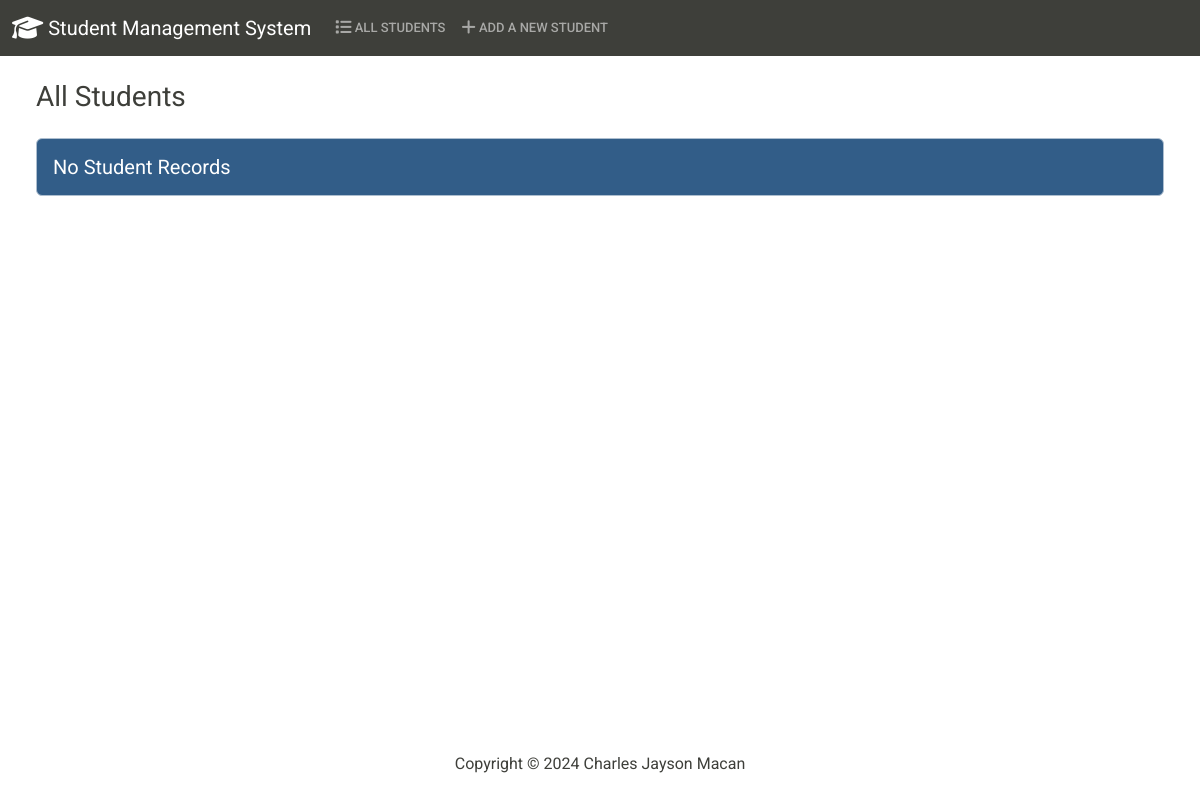
/, run on an earlier commit of the app's database.
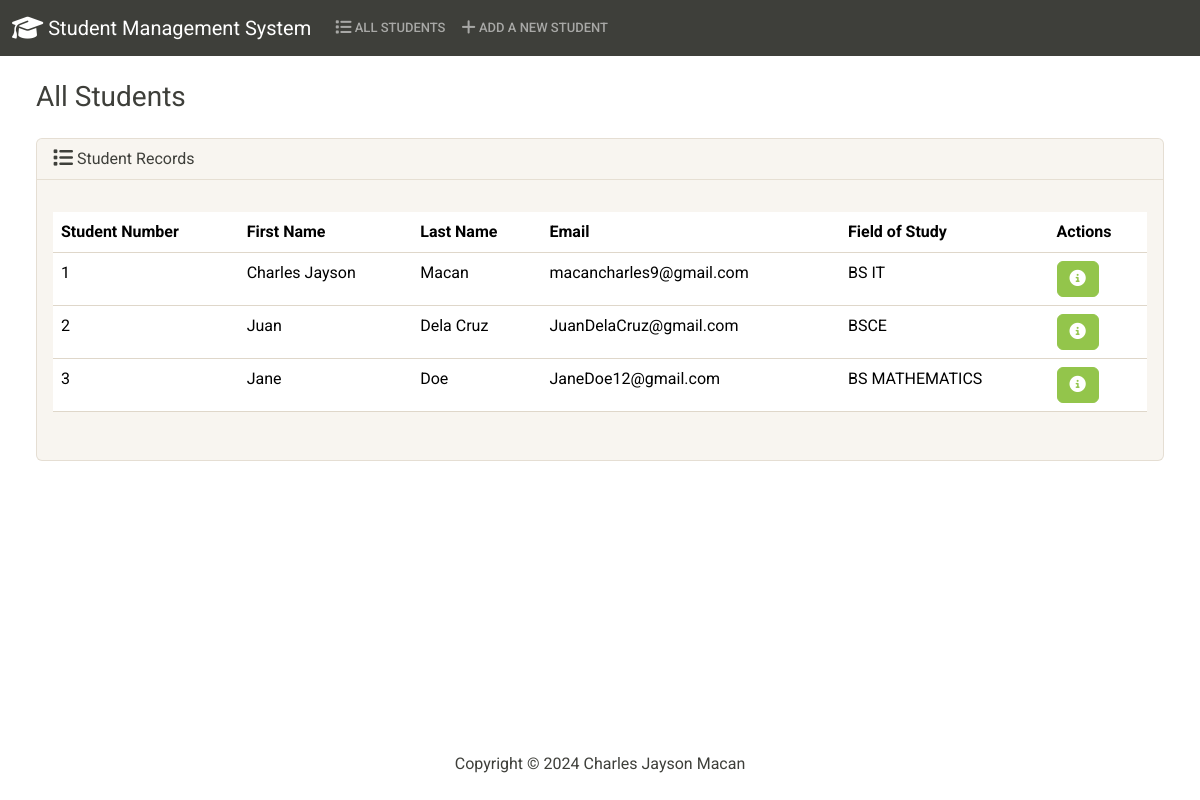
And on a later commit of the database.
### students/models.py (models this page shows, shortened)
class Student(models.Model):
    student_number = models.PositiveIntegerField()
    first_name = models.CharField(max_length=50)
    last_name = models.CharField(max_length=50)
    email = models.EmailField(max_length=100)
    field_of_study = models.CharField(max_length=50)

### students/views.py (the view)
# urls.py: path('', views.index, name='index'),
def index(request):
    return render(request, 'students/index.html', {
        'students': Student.objects.all()
    })

### students/templates/students/index.html (shortened to what this page needs)
{% extends "students/base.html" %}
{% block body %}
<h3 class="m-4">All Students</h3>
    <div class="row">
        <div class="col-12">
            {% if students %}
            <div class="card bg-light ms-4 me-4 mb-4">
                <div class="card-header">
                    <i class="fa-solid fa-list fa-lg"></i> Student Records
                </div>
                <div class="card-body">
                    <p class="card-text">
                    <div class="table-responsive">
                        <table class="table table-hover">
                            <thead>
                                <tr>
                                <th scope="col">Student Number</th>
                                <th scope="col">First Name</th>
                                <th scope="col">Last Name</th>
                                <th scope="col">Email</th>
                                <th scope="col">Field of Study</th>
                                <th scope="col">Actions</th>
                                </tr>
                            </thead>
                            <tbody>
                                {% for student in students %}
                                <tr>
                                    <td>{{ student.student_number}}</td>
                                    <td>{{ student.first_name}}</td>
                                    <td>{{ student.last_name}}</td>
                                    <td>{{ student.email}}</td>
                                    <td>{{ student.field_of_study}}</td>
                                    <td>
                                        <button type="button" class="btn btn-success me-1" href="{% url 'view_student' student.id %}" data-bs-toggle="modal" data-bs-target="#myModal{{student.id}}">
                                        </button>
                                    </td>
                                </tr>
                                {% endfor %}
                            </tbody>
                        </table>
                    </div>
                    </p>
                </div>
            </div>
            {% else %}
                <h5 class="alert alert-primary ms-4 me-4">No Student Records</h5>
            {% endif %}
        </div>
    </div>
{% endblock %}

### students/templates/students/base.html (shortened to what this page needs)
{% load static %}
<!DOCTYPE html>
<html lang="en">
    <head>
        <link rel="stylesheet" href="https://cdnjs.cloudflare.com/ajax/libs/font-awesome/6.5.2/css/all.min.css"/>
        <link href="{% static 'css/bootstrap.min.css' %}" rel="stylesheet">
        <body class="d-flex flex-column min-vh-100">
            <nav class="navbar navbar-expand-lg bg-dark" data-bs-theme="dark">
                <div class="container-fluid">
                  <a class="navbar-brand" href="{% url 'index' %}">
                    <i class="fa-solid fa-graduation-cap fa-lg"></i> Student Management System
                  </a>
                  <div class="collapse navbar-collapse" id="navbarColor02">
                    <ul class="navbar-nav me-auto">
                      <li class="nav-item">
                        <a class="nav-link" href="{% url 'index' %}">
                           All Students
                        </a>
                      </li>
                      <li class="nav-item">
                        <a class="nav-link" href="{% url 'add' %}">
                             Add a New Student
                        </a>
                      </li>
                    </ul>
                  </div>
                </div>
            </nav>
            <div class="container-fluid">
                {% block body %}
                {% endblock %}
            </div>
            <footer class="mt-auto mb-4">
                <div class="text-center">
                    <span>
                        Copyright &copy; <script>document.write(new Date().getFullYear())</script> Charles Jayson Macan
                    </span>
                </div>
              </footer>
        </body>
    </head>
</html>

What changed in the data, as far as the page shows it:
added Student: student_number "1", first_name "Charles Jayson", last_name "Macan", email "macancharles9@gmail.com", field_of_study "BS IT"
added Student: student_number "2", first_name "Juan", last_name "Dela Cruz", email "JuanDelaCruz@gmail.com", field_of_study "BSCE"
added Student: student_number "3", first_name "Jane", last_name "Doe", email "JaneDoe12@gmail.com", field_of_study "BS MATHEMATICS"
Also different on the page:
text no longer shown: "No Student Records"
text now shown: "Student Records Student Number First Name Last Name Email Field of Study Actions"
